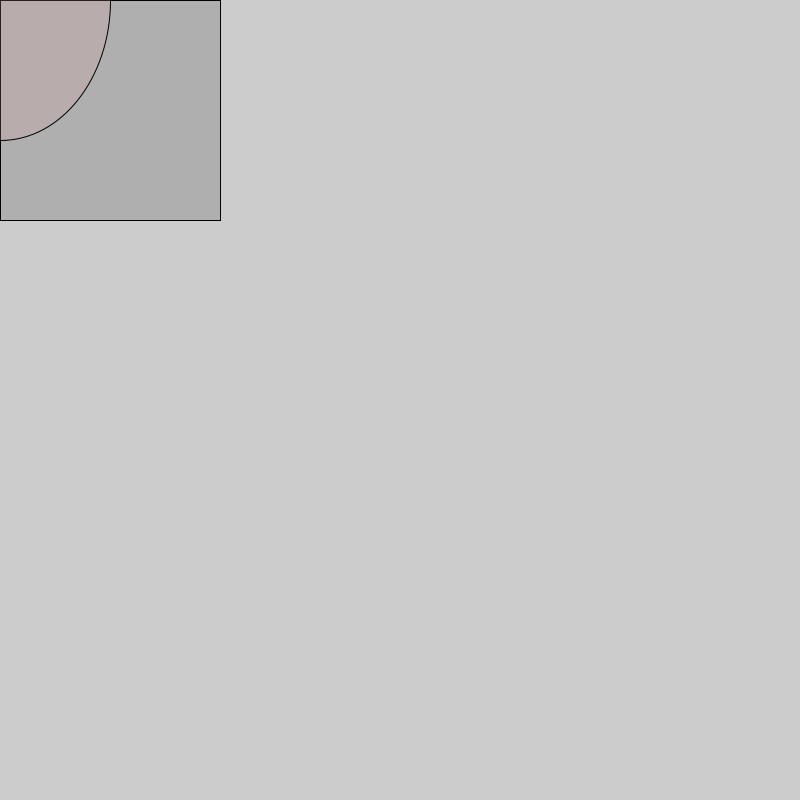
Frame 1 (no input)
Frame 60 (the mouse pressed at the canvas centre just before this capture): identical to frame 1, image omitted
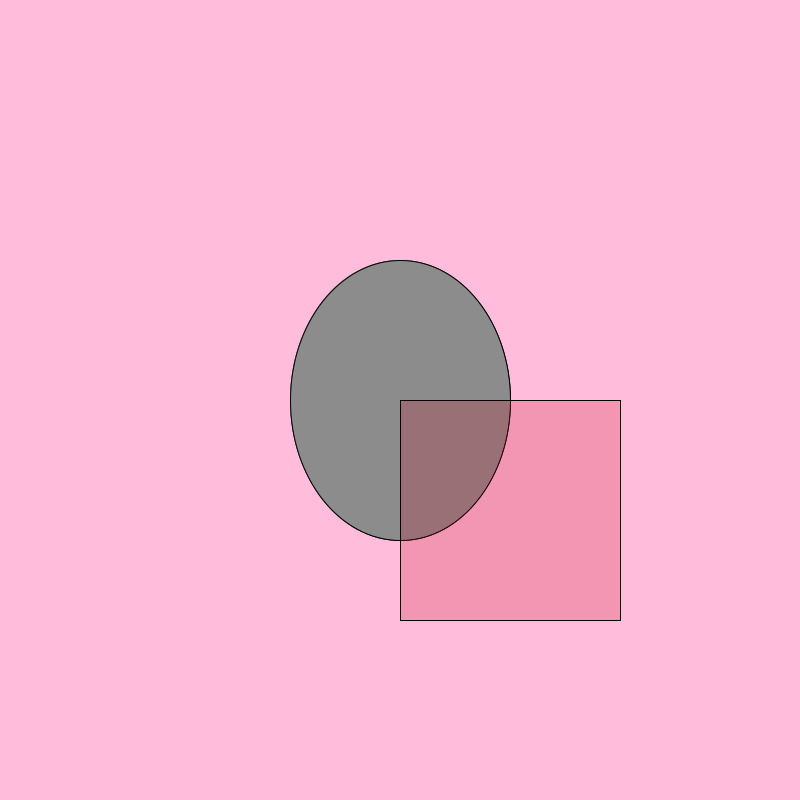
Frame 120 (the mouse held since frame 60 and released just before this capture)

The Processing sketch that drew these frames (run headless with seeded random() and noise(); from frame 60 on, the mouse is pressed at the canvas centre):

// Processing sketch: Ss_3_Silvana
// ── Ss_3_Silvana.pde
/*
/////////////
//IF STATEMENT

  if (boolean expression) {
  code execute if boolean expression is true }
  
  else if ( boolena test #2) {
    code execute if boolean expression is true}
    
else (boolean expression # 3) {
   code execute if boolean expression is false
}

/////////////////
*/

//declare variables for background
float r=200;
float g= 160;
float b= 160;
float X = 200;
float Y= 100;

void setup()
 {
   size(800,800);
 
}

 void draw() {

    if (mouseX > width/3)
  {
    background(r,g, b);
    r = r +1;
    g =g +0.5;
    b = b +1;
    fill(175);
    stroke(4);
    ellipse(mouseX, mouseY, 220,280);
    
    fill (140);
    ellipse (width/2, height/2, 220, 280);
    
    fill(200, 20, 50, 60);
    rect(width/2, height/2, 220, 220);
    }
 
    else if (mouseX < 2* mouseY/3)
     {
       background(r,g,b);
       r = r-2;
       g =g -1;
       b = b -1;
       fill(200,30, 50, 75);
      ellipse(mouseX, mouseY, 220, 280);
        fill(255,255,255, 60);
    rect(mouseX, mouseY, 220, 220);
     }
     
    else {
      
      fill(175);
      rect(mouseX, mouseY, 220,220);
        fill(220,160,160, 50);
      ellipse(mouseX, mouseY, 220, 280);
    }
     
  
 }
  
